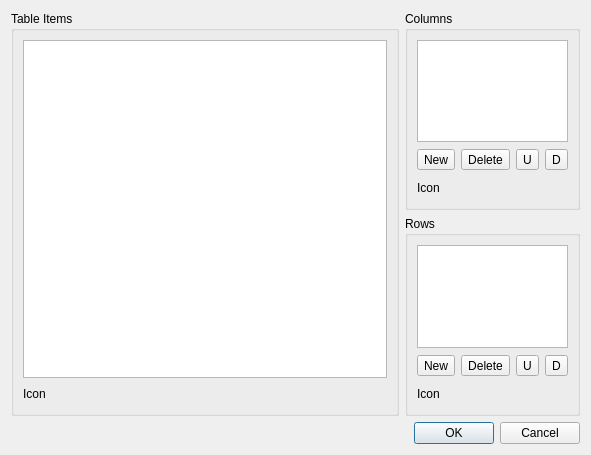
<ui version="4.0" >
 <comment>*********************************************************************
**
** Copyright (C) 2008 Nokia Corporation and/or its subsidiary(-ies).
** Contact: Qt Software Information (qt-info@nokia.com)
**
** This file is part of the Qt Designer of the Qt Toolkit.
**
** Commercial Usage
** Licensees holding valid Qt Commercial licenses may use this file in
** accordance with the Qt Commercial License Agreement provided with the
** Software or, alternatively, in accordance with the terms contained in
** a written agreement between you and Nokia.
**
**
** GNU General Public License Usage
** Alternatively, this file may be used under the terms of the GNU
** General Public License versions 2.0 or 3.0 as published by the Free
** Software Foundation and appearing in the file LICENSE.GPL included in
** the packaging of this file.  Please review the following information
** to ensure GNU General Public Licensing requirements will be met:
** http://www.fsf.org/licensing/licenses/info/GPLv2.html and
** http://www.gnu.org/copyleft/gpl.html.  In addition, as a special
** exception, Nokia gives you certain additional rights. These rights
** are described in the Nokia Qt GPL Exception version 1.3, included in
** the file GPL_EXCEPTION.txt in this package.
**
** Qt for Windows(R) Licensees
** As a special exception, Nokia, as the sole copyright holder for Qt
** Designer, grants users of the Qt/Eclipse Integration plug-in the
** right for the Qt/Eclipse Integration to link to functionality
** provided by Qt Designer and its related libraries.
**
** If you are unsure which license is appropriate for your use, please
** contact the sales department at qt-sales@nokia.com.
**
*********************************************************************</comment>
 <class>qdesigner_internal::TableWidgetEditor</class>
 <widget class="QDialog" name="qdesigner_internal::TableWidgetEditor" >
  <property name="geometry" >
   <rect>
    <x>0</x>
    <y>0</y>
    <width>591</width>
    <height>455</height>
   </rect>
  </property>
  <property name="windowTitle" >
   <string>Edit Table Widget</string>
  </property>
  <layout class="QGridLayout" name="gridLayout_4" >
   <item row="0" column="0" >
    <widget class="QGroupBox" name="itemsBox" >
     <property name="title" >
      <string>Table Items</string>
     </property>
     <layout class="QGridLayout" name="gridLayout" >
      <item row="0" column="0" >
       <widget class="QTableWidget" name="tableWidget" >
        <property name="toolTip" >
         <string>Table Items</string>
        </property>
       </widget>
      </item>
      <item row="1" column="0" >
       <layout class="QHBoxLayout" name="horizontalLayout_5" >
        <item>
         <widget class="QLabel" name="label_3" >
          <property name="text" >
           <string>Icon</string>
          </property>
         </widget>
        </item>
        <item>
         <widget class="qdesigner_internal::IconSelector" native="1" name="itemIconSelector" />
        </item>
        <item>
         <spacer name="horizontalSpacer" >
          <property name="orientation" >
           <enum>Qt::Horizontal</enum>
          </property>
          <property name="sizeHint" stdset="0" >
           <size>
            <width>40</width>
            <height>20</height>
           </size>
          </property>
         </spacer>
        </item>
       </layout>
      </item>
     </layout>
    </widget>
   </item>
   <item row="1" column="0" colspan="2" >
    <widget class="QDialogButtonBox" name="buttonBox" >
     <property name="orientation" >
      <enum>Qt::Horizontal</enum>
     </property>
     <property name="standardButtons" >
      <set>QDialogButtonBox::Cancel|QDialogButtonBox::Ok</set>
     </property>
    </widget>
   </item>
   <item row="0" column="1" >
    <widget class="QWidget" native="1" name="widget" >
     <property name="sizePolicy" >
      <sizepolicy vsizetype="Preferred" hsizetype="Fixed" >
       <horstretch>0</horstretch>
       <verstretch>0</verstretch>
      </sizepolicy>
     </property>
     <layout class="QVBoxLayout" name="verticalLayout" >
      <property name="margin" >
       <number>0</number>
      </property>
      <item>
       <widget class="QGroupBox" name="columnsBox" >
        <property name="title" >
         <string>Columns</string>
        </property>
        <layout class="QGridLayout" name="gridLayout_2" >
         <item row="0" column="0" >
          <widget class="QListWidget" name="columnsListWidget" >
           <property name="sizePolicy" >
            <sizepolicy vsizetype="Expanding" hsizetype="Ignored" >
             <horstretch>0</horstretch>
             <verstretch>0</verstretch>
            </sizepolicy>
           </property>
           <property name="focusPolicy" >
            <enum>Qt::TabFocus</enum>
           </property>
           <property name="toolTip" >
            <string>Table Columns</string>
           </property>
          </widget>
         </item>
         <item row="1" column="0" >
          <layout class="QHBoxLayout" name="horizontalLayout_3" >
           <item>
            <widget class="QToolButton" name="newColumnButton" >
             <property name="toolTip" >
              <string>New Column</string>
             </property>
             <property name="text" >
              <string>New</string>
             </property>
            </widget>
           </item>
           <item>
            <widget class="QToolButton" name="deleteColumnButton" >
             <property name="toolTip" >
              <string>Delete Column</string>
             </property>
             <property name="text" >
              <string>Delete</string>
             </property>
            </widget>
           </item>
           <item>
            <spacer>
             <property name="orientation" >
              <enum>Qt::Horizontal</enum>
             </property>
             <property name="sizeHint" stdset="0" >
              <size>
               <width>0</width>
               <height>23</height>
              </size>
             </property>
            </spacer>
           </item>
           <item>
            <widget class="QToolButton" name="moveColumnUpButton" >
             <property name="toolTip" >
              <string>Move Column Up</string>
             </property>
             <property name="text" >
              <string>U</string>
             </property>
            </widget>
           </item>
           <item>
            <widget class="QToolButton" name="moveColumnDownButton" >
             <property name="toolTip" >
              <string>Move Column Down</string>
             </property>
             <property name="text" >
              <string>D</string>
             </property>
            </widget>
           </item>
          </layout>
         </item>
         <item row="2" column="0" >
          <layout class="QHBoxLayout" name="horizontalLayout_2" >
           <item>
            <widget class="QLabel" name="label" >
             <property name="text" >
              <string>Icon</string>
             </property>
            </widget>
           </item>
           <item>
            <widget class="qdesigner_internal::IconSelector" native="1" name="columnIconSelector" />
           </item>
           <item>
            <spacer>
             <property name="orientation" >
              <enum>Qt::Horizontal</enum>
             </property>
             <property name="sizeHint" stdset="0" >
              <size>
               <width>0</width>
               <height>21</height>
              </size>
             </property>
            </spacer>
           </item>
          </layout>
         </item>
        </layout>
       </widget>
      </item>
      <item>
       <widget class="QGroupBox" name="rowsBox" >
        <property name="title" >
         <string>Rows</string>
        </property>
        <layout class="QGridLayout" name="gridLayout_3" >
         <item row="0" column="0" >
          <widget class="QListWidget" name="rowsListWidget" >
           <property name="sizePolicy" >
            <sizepolicy vsizetype="Expanding" hsizetype="Ignored" >
             <horstretch>0</horstretch>
             <verstretch>0</verstretch>
            </sizepolicy>
           </property>
           <property name="focusPolicy" >
            <enum>Qt::TabFocus</enum>
           </property>
           <property name="toolTip" >
            <string>Table Rows</string>
           </property>
          </widget>
         </item>
         <item row="1" column="0" >
          <layout class="QHBoxLayout" name="horizontalLayout_4" >
           <item>
            <widget class="QToolButton" name="newRowButton" >
             <property name="toolTip" >
              <string>New Row</string>
             </property>
             <property name="text" >
              <string>New</string>
             </property>
            </widget>
           </item>
           <item>
            <widget class="QToolButton" name="deleteRowButton" >
             <property name="toolTip" >
              <string>Delete Row</string>
             </property>
             <property name="text" >
              <string>Delete</string>
             </property>
            </widget>
           </item>
           <item>
            <spacer>
             <property name="orientation" >
              <enum>Qt::Horizontal</enum>
             </property>
             <property name="sizeHint" stdset="0" >
              <size>
               <width>0</width>
               <height>23</height>
              </size>
             </property>
            </spacer>
           </item>
           <item>
            <widget class="QToolButton" name="moveRowUpButton" >
             <property name="toolTip" >
              <string>Move Row Up</string>
             </property>
             <property name="text" >
              <string>U</string>
             </property>
            </widget>
           </item>
           <item>
            <widget class="QToolButton" name="moveRowDownButton" >
             <property name="toolTip" >
              <string>Move Row Down</string>
             </property>
             <property name="text" >
              <string>D</string>
             </property>
            </widget>
           </item>
          </layout>
         </item>
         <item row="2" column="0" >
          <layout class="QHBoxLayout" name="horizontalLayout" >
           <item>
            <widget class="QLabel" name="label_2" >
             <property name="text" >
              <string>Icon</string>
             </property>
            </widget>
           </item>
           <item>
            <widget class="qdesigner_internal::IconSelector" native="1" name="rowIconSelector" />
           </item>
           <item>
            <spacer>
             <property name="orientation" >
              <enum>Qt::Horizontal</enum>
             </property>
             <property name="sizeHint" stdset="0" >
              <size>
               <width>0</width>
               <height>21</height>
              </size>
             </property>
            </spacer>
           </item>
          </layout>
         </item>
        </layout>
       </widget>
      </item>
     </layout>
    </widget>
   </item>
  </layout>
  <zorder>itemsBox</zorder>
  <zorder>buttonBox</zorder>
  <zorder>widget</zorder>
 </widget>
 <customwidgets>
  <customwidget>
   <class>qdesigner_internal::IconSelector</class>
   <extends>QWidget</extends>
   <header>iconselector_p.h</header>
   <container>1</container>
  </customwidget>
 </customwidgets>
 <tabstops>
  <tabstop>tableWidget</tabstop>
  <tabstop>columnsListWidget</tabstop>
  <tabstop>newColumnButton</tabstop>
  <tabstop>deleteColumnButton</tabstop>
  <tabstop>moveColumnUpButton</tabstop>
  <tabstop>moveColumnDownButton</tabstop>
  <tabstop>rowsListWidget</tabstop>
  <tabstop>newRowButton</tabstop>
  <tabstop>deleteRowButton</tabstop>
  <tabstop>moveRowUpButton</tabstop>
  <tabstop>moveRowDownButton</tabstop>
 </tabstops>
 <resources/>
 <connections>
  <connection>
   <sender>buttonBox</sender>
   <signal>accepted()</signal>
   <receiver>qdesigner_internal::TableWidgetEditor</receiver>
   <slot>accept()</slot>
   <hints>
    <hint type="sourcelabel" >
     <x>431</x>
     <y>351</y>
    </hint>
    <hint type="destinationlabel" >
     <x>373</x>
     <y>362</y>
    </hint>
   </hints>
  </connection>
  <connection>
   <sender>buttonBox</sender>
   <signal>rejected()</signal>
   <receiver>qdesigner_internal::TableWidgetEditor</receiver>
   <slot>reject()</slot>
   <hints>
    <hint type="sourcelabel" >
     <x>547</x>
     <y>354</y>
    </hint>
    <hint type="destinationlabel" >
     <x>562</x>
     <y>362</y>
    </hint>
   </hints>
  </connection>
 </connections>
</ui>
